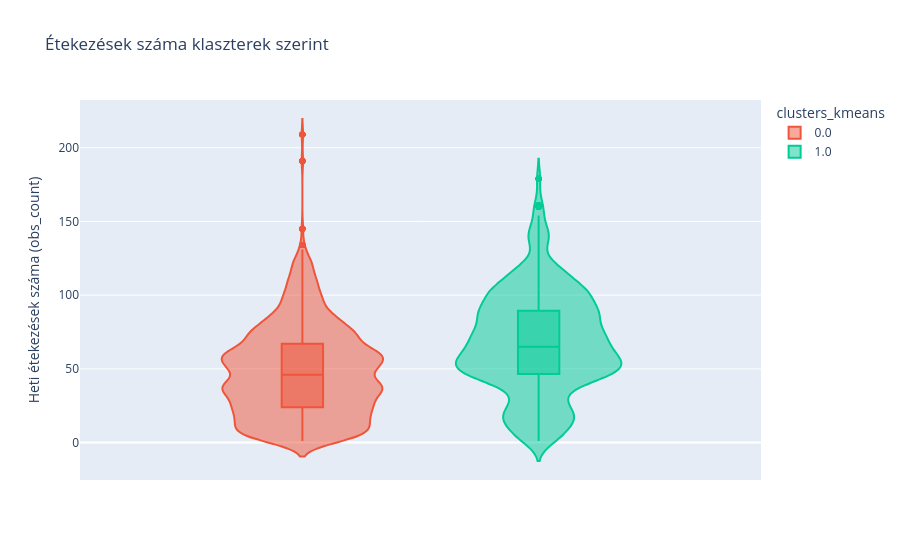

Notebook cell for this chart:
### Code cell
#Violin plot segítségével mutassuk meg az egyes klaszterok obs_count alakulásást plotlyval
fig = px.violin(df_merged_obs_count, y="obs_count", color=clustering, box=True, hover_data=df_merged_obs_count.columns, title="Étekezések száma klaszterek szerint")
fig.update_yaxes(title_text='Heti étekezések száma (obs_count)')
fig.show()

### Figure 1 — Plotly figure (JSON) as saved in the notebook; plotly's stock layout.template omitted (floating-point values rounded to 4 significant figures; data arrays with more than 128 entries replaced by an {"elided": "..."} marker saying what was removed)
{"data": [{"alignmentgroup": "True", "box": {"visible": true}, "customdata": {"elided": "9108x8 mixed values"}, "hovertemplate": "clusters_kmeans=%{customdata[2]}<br>obs_count=%{y}<br>patient_id=%{customdata[0]}<br>clusters_dbscan=%{customdata[1]}<br>week_index_x=%{customdata[3]}<br>weight=%{customdata[4]}<br>week_ending=%{customdata[5]}<br>calorie_sum=%{customdata[6]}<br>week_index_y=%{customdata[7]}<extra></extra>", "legendgroup": "0.0", "marker": {"color": "#EF553B"}, "name": "0.0", "offsetgroup": "0.0", "orientation": "v", "scalegroup": "True", "showlegend": true, "type": "violin", "x0": " ", "xaxis": "x", "y": {"elided": "9108 int values"}, "y0": " ", "yaxis": "y"}, {"alignmentgroup": "True", "box": {"visible": true}, "customdata": {"elided": "3120x8 mixed values"}, "hovertemplate": "clusters_kmeans=%{customdata[2]}<br>obs_count=%{y}<br>patient_id=%{customdata[0]}<br>clusters_dbscan=%{customdata[1]}<br>week_index_x=%{customdata[3]}<br>weight=%{customdata[4]}<br>week_ending=%{customdata[5]}<br>calorie_sum=%{customdata[6]}<br>week_index_y=%{customdata[7]}<extra></extra>", "legendgroup": "1.0", "marker": {"color": "#00cc96"}, "name": "1.0", "offsetgroup": "1.0", "orientation": "v", "scalegroup": "True", "showlegend": true, "type": "violin", "x0": " ", "xaxis": "x", "y": {"elided": "3120 int values"}, "y0": " ", "yaxis": "y"}], "layout": {"legend": {"title": {"text": "clusters_kmeans"}, "tracegroupgap": 0}, "title": {"text": "Étekezések száma klaszterek szerint"}, "violinmode": "group", "xaxis": {"anchor": "y", "domain": [0, 1]}, "yaxis": {"anchor": "x", "domain": [0, 1], "title": {"text": "Heti étekezések száma (obs_count)"}}}}
